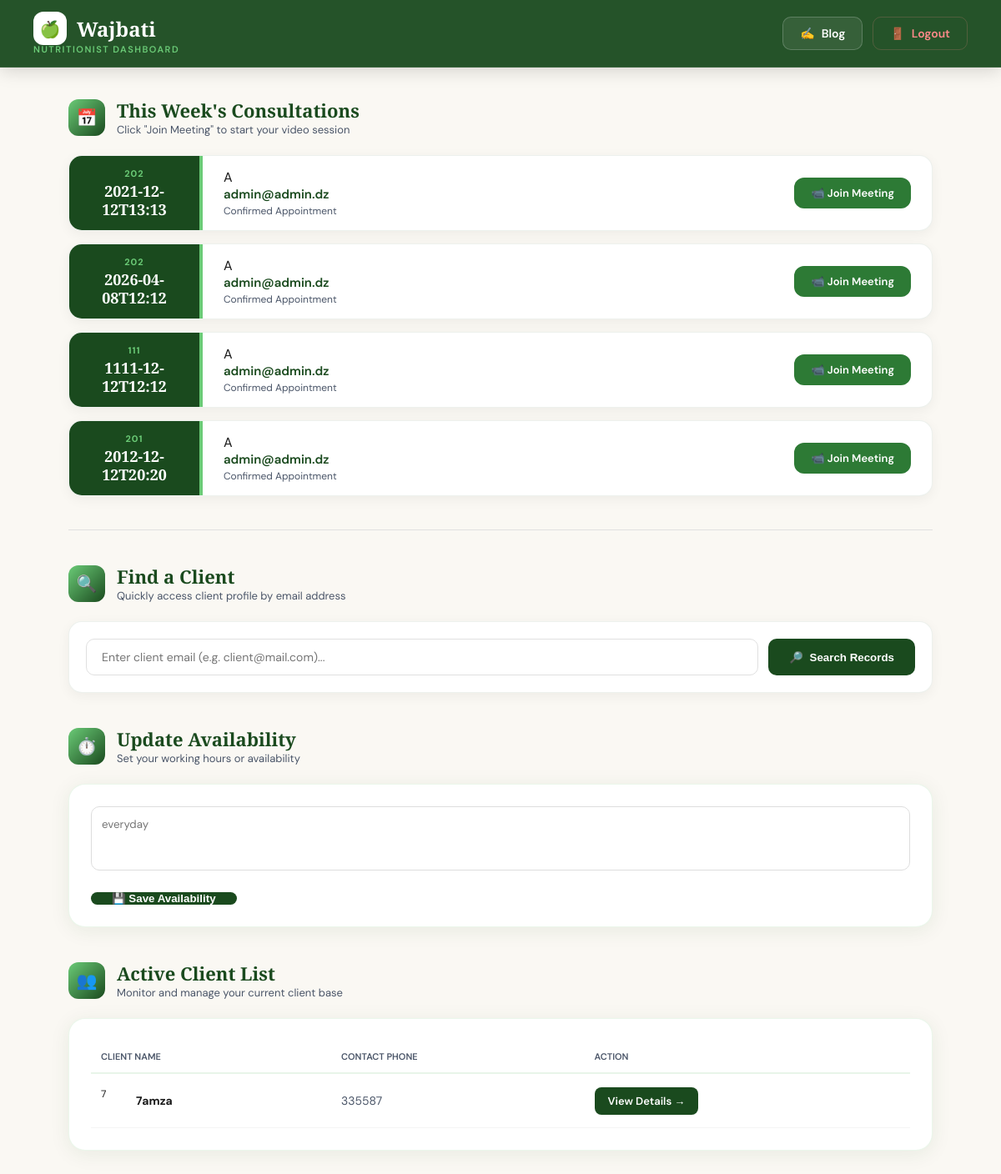
Page /nutritionist (signed in) on the committed database.
### tables this page shows
CREATE TABLE "consultation" (
	"cemail"	TEXT,
	"nutemail"	TEXT,
	"date"	TEXT,
	"status"	TEXT
, "reqdate"	TEXT, "id"	INTEGER, "obs"	TEXT);

CREATE TABLE "coach" (
	"email"	TEXT,
	"password"	TEXT,
	"fullname"	TEXT NOT NULL,
	"phone"	INTEGER,
	"degree"	TEXT,
	"spec"	TEXT,
	"acs"	INTEGER,
	"pdl"	TEXT,
	"photo"	BLOB,
	"availability"	TEXT,
	PRIMARY KEY("email")
);

CREATE TABLE "client" (
	"email"	TEXT,
	"fullname"	TEXT,
	"age"	INTEGER,
	"password"	TEXT,
	"goals"	TEXT,
	"alergies"	TEXT,
	"dss"	TEXT,
	"height"	INTEGER,
	"weight"	INTEGER,
	"salary"	INTEGER,
	"ac"	INTEGER,
	"phone"	INTEGER,
	"coid"	INTEGER,
	"photo"	BLOB,
	"expiredate"	TEXT,
	"acctype"	INTEGER,
	PRIMARY KEY("email")
);

### app.py (the view)
@app.route("/nutritionist")
def nutritionist():
    coach_email = request.cookies.get("EID")
    if not coach_email:
        return redirect("/loginca")
    conn = sqlite3.connect("db.db")
    cur = conn.cursor()
    cur.execute("""
    SELECT *
    FROM consultation
    WHERE nutemail=?
    ORDER BY reqdate ASC
    """, (coach_email,))
    requests = cur.fetchall()
    cur.execute("""
    SELECT email, fullname, phone
    FROM client
    WHERE ac=1 AND coid=?
    """, (coach_email,))
    clients = cur.fetchall()
    conn.close()
    conn = sqlite3.connect("db.db")
    cur = conn.cursor()
    cur.execute("SELECT availability FROM coach WHERE email=?", (coach_email,))
    row = cur.fetchone()
    availability = row[0] if row else ""
    conn.close()
    return render_template("netpanel.html", requests=requests, clients=clients,availability =availability )

### templates/netpanel.html (shortened to what this page needs)
<!DOCTYPE html>
<html lang="en">
<head>
</head>
<body>
<header class="topbar">
  <div class="logo-group">
    <div class="logo">
      <div class="logo-icon">🍏</div>
      <span>Wajbati</span>
    </div>
    <div class="topbar-sub">Nutritionist Dashboard</div>
  </div>
  <nav class="nav-actions">
    <a href="/blog" class="top-btn btn-blog"><span>✍️</span> Blog</a>
    <a href="/login" class="top-btn btn-logout"><span>🚪</span> Logout</a>
  </nav>
</header>
<div class="page">
  <div class="sec-header">
    <div class="sec-icon">📅</div>
    <div>
      <h2>This Week's Consultations</h2>
      <p>Click "Join Meeting" to start your video session</p>
    </div>
  </div>
  <div class="week-grid">
    {% if requests %}
      {% for req in requests %}
      <div class="day-row">
        <div class="day-label">
          <div class="day-name">{{ req[2]|string|truncate(3,true,'') if req[2] else 'DAY' }}</div>
          <div class="day-date">{{ req[2] if req[2] else '?' }}</div>
        </div>
        <div class="day-slots">
          <div class="slot-main">
            <div class="slot-avatar">{{ req[0][0]|upper }}</div>
            <div>
              <div class="slot-client">{{ req[0] }}</div>
              <div class="slot-time">Confirmed Appointment</div>
            </div>
          </div>
          <a href="/joinmeetcoach?client_email={{req[0]}}" class="btn-join">
            📹 Join Meeting
          </a>
        </div>
      </div>
      {% endfor %}
    {% else %}
      <div class="card"><div class="card-inner" style="text-align:center; color:#888;">No consultations scheduled.</div></div>
    {% endif %}
  </div>
  <hr class="divider">
  <div class="sec-header">
    <div class="sec-icon">🔍</div>
    <div>
      <h2>Find a Client</h2>
      <p>Quickly access client profile by email address</p>
    </div>
  </div>
  <div class="search-card">
    <form action="/details" method="GET" class="search-form">
      <input
        type="email"
        name="id"
        class="search-input"
        placeholder="Enter client email (e.g. client@mail.com)..."
        required
      >
      <button type="submit" class="btn-search">
        <span>🔎</span> Search Records
      </button>
    </form>
  </div>
<div class="sec-header">
  <div class="sec-icon">⏱️</div>
  <div>
    <h2>Update Availability</h2>
    <p>Set your working hours or availability</p>
  </div>
</div>
<div class="card">
  <div class="card-inner">
    <form method="POST" action="/update_availability">
      <textarea
        name="availability"
        rows="3"
        placeholder="{{availability}}"
        style="
          width:100%;
          padding:12px;
          border-radius:10px;
          border:1px solid #ddd;
          resize:none;
          font-family:inherit;
        "
        required
      ></textarea>
      <br><br>
      <button type="submit" class="btn-search">
        💾 Save Availability
      </button>
    </form>
  </div>
</div>
  <div class="sec-header">
    <div class="sec-icon">👥</div>
    <div>
      <h2>Active Client List</h2>
      <p>Monitor and manage your current client base</p>
    </div>
  </div>
  <div class="card">
    <div class="card-inner">
      <table>
        <thead>
          <tr>
            <th>Client Name</th>
            <th>Contact Phone</th>
            <th>Action</th>
          </tr>
        </thead>
        <tbody>
          {% for client in clients %}
          <tr>
            <td>
              <div style="display:flex; align-items:center; gap:10px;">
                <div class="slot-avatar" style="width:32px; height:32px; font-size:12px; border-width: 1px;">{{ client[1][0]|upper }}</div>
                <b>{{ client[1] }}</b>
              </div>
            </td>
            <td style="color:var(--text-mid)">{{ client[2] }}</td>
            <td>
              <a href="/nutseeclient?eid={{ client[0] }}" class="btn-details">View Details →</a>
            </td>
          </tr>
          {% endfor %}
        </tbody>
      </table>
    </div>
  </div>
</div>
</body>
</html>

### rows in the picture
consultation: date "202", date "2021-12-12T13:13", cemail "A", cemail "admin@admin.dz"
consultation: date "202", date "2026-04-08T12:12", cemail "A", cemail "admin@admin.dz"
consultation: date "111", date "1111-12-12T12:12", cemail "A", cemail "admin@admin.dz"
consultation: date "201", date "2012-12-12T20:20", cemail "A", cemail "admin@admin.dz"
coach: availability "everyday"
client: fullname "7", fullname "7amza", phone "335587"
